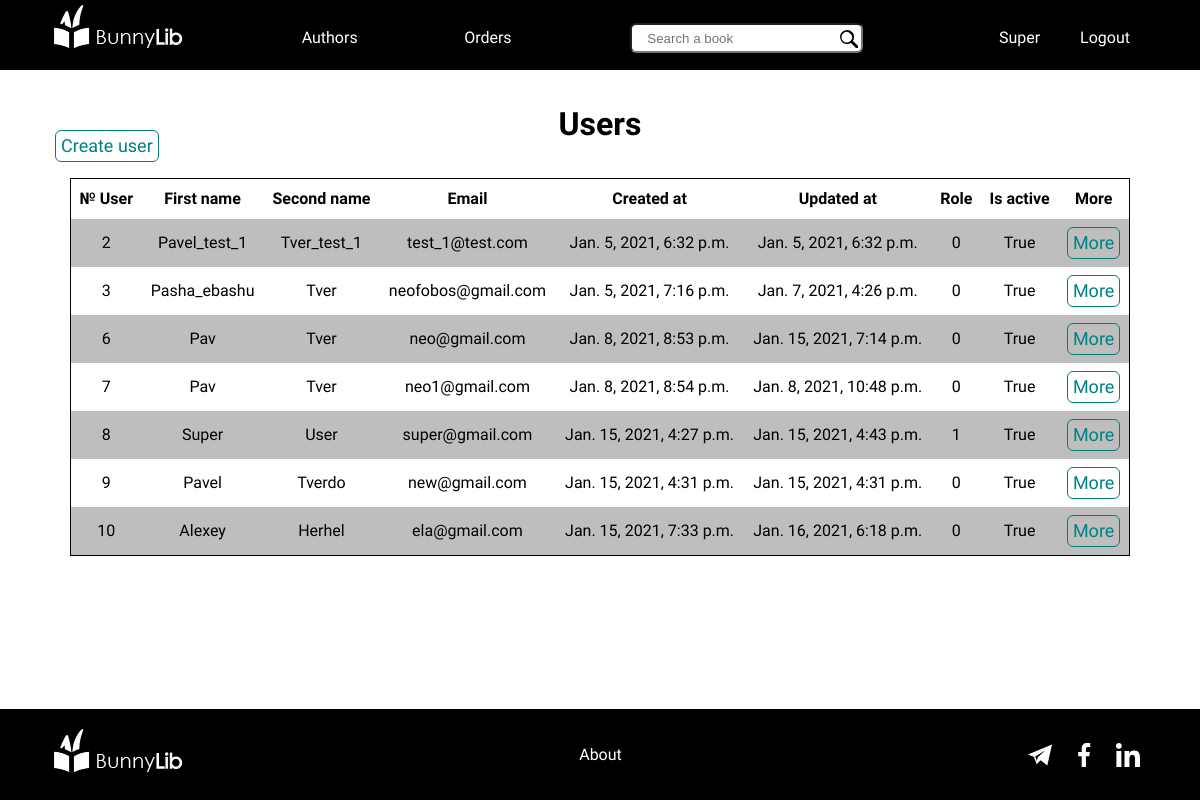
Page /users/all/ (signed in) on the earlier database version.
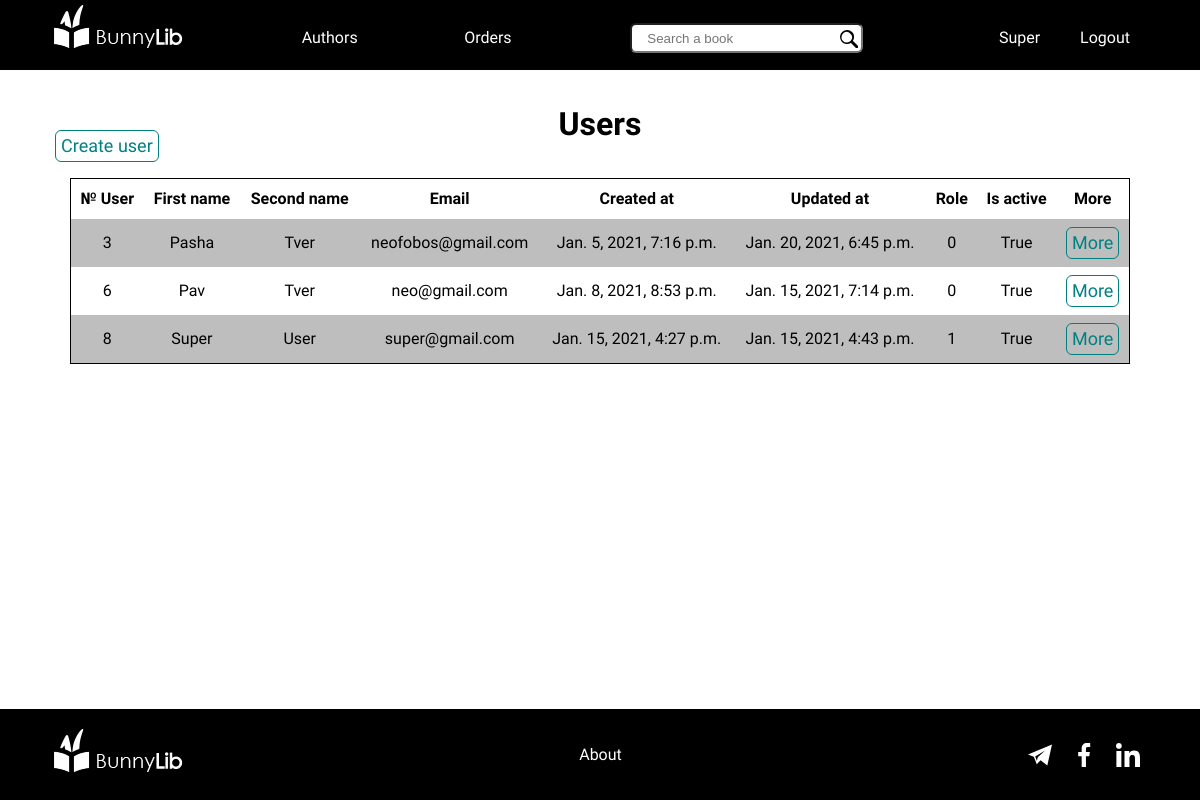
Same page on the later database version.
### authentication/models.py (models this page shows, shortened)
class CustomUser(AbstractBaseUser):
    first_name = models.CharField(blank=True, max_length=20)
    last_name = models.CharField(blank=True, max_length=20)
    email = models.EmailField(max_length=100, unique=True, validators=[validate_email])
    password = models.CharField(max_length=128, validators=[validate_password])
    updated_at = models.DateTimeField(auto_now=True)
    created_at = models.DateTimeField(auto_now_add=True, editable=False)
    role = models.IntegerField(default=0, choices=ROLE_CHOICES)
    is_active = models.BooleanField(default=False)
    photo = CloudinaryField('image', blank=True, null=True)
    REQUIRED_FIELDS = []
    USERNAME_FIELD = 'email'
    objects = CustomUserManager()
    @staticmethod
    def get_all():
        users = CustomUser.objects.all()
        return users
    def get_absolute_url(self):
        return reverse('user_by_id', kwargs={'id': self.id})

### authentication/decorators.py (the view)
    def wrapper_func(request, *args, **kwargs):
        if request.user.role:
            return view_func(request, *args, **kwargs)
        else:
            return redirect('books_main')

### authentication/views.py (called while the page is built)
@user_is_staff
def users_all(request):
    users = CustomUser.get_all()
    return render(request, 'users_all_.html', context={'users': users})

### authentication/templates/users_all_.html (shortened to what this page needs)
{% extends 'base_.html' %}
{% load static %}
{% block content %}
<link rel="stylesheet" type="text/css" href="{% static 'css/authentication/users_all.css' %}">
<div class="user__holder">
    <div class="moderate__buttons">
        <ul>
            <li><a href="{% url 'su_user_create' %}" class="btn btn-create">Create user</a></li>
        </ul>
    </div>
    <div class="users-title">
        <h1>Users</h1>
    </div>
    <div class="users__all">
        <div class="container">
            <div class="users__all-table">
                <table>
                    <tr>
                        <th>№ User</th>
                        <th>First name</th>
                        <th>Second name</th>
                        <th>Email</th>
                        <th>Created at</th>
                        <th>Updated at</th>
                        <th>Role</th>
                        <th>Is active</th>
                        <th>More</th>
                    </tr>
                    {% for user in users %}
                    <tr>
                        <td>{{ user.id }}</td>
                        <td>{{ user.first_name }}</td>
                        <td>{{ user.last_name }}</td>
                        <td>{{ user.email }}</td>
                        <td>{{ user.created_at }}</td>
                        <td>{{ user.updated_at }}</td>
                        <td>{{ user.role }}</td>
                        <td>{{ user.is_active }}</td>
                        <td><a href="{{ user.get_absolute_url }}" class="btn btn-more">More</a></td>
                    </tr>
                    {% endfor %}
                </table>
            </div>
        </div>
    </div>
</div>
{% endblock %}

### templates/base_.html (shortened to what this page needs)
{% load static %}
<!DOCTYPE html>
<html lang="en">
<head>
    <link rel="stylesheet" href="https://use.fontawesome.com/releases/v5.6.1/css/all.css">
    <link rel="stylesheet" href="https://necolas.github.io/normalize.css/latest/normalize.css">
</head>
<body>
    <header class="header">
        <div class="container">
           <div class="header__holder">
                <a class="header__logo" href="{% url 'books_main' %}">
                    <img src="{% static 'media/LOGO_bunnyLib.png' %}" alt="Library logo">
                </a>
                <nav class="navlist">
                    <ul>
                        <li><a class="header-links" href="{% url 'authors_all' %}">Authors</a></li>
                        {% if request.user.role %}
                        <li><a class="header-links" href="{% url 'orders_all' %}">Orders</a></li>
                        {% else %}
                        <li><a class="header-links" href="{% url 'orders_my' %}">Orders</a></li>
                        {% endif %}
                    </ul>
                </nav>
                <div class="header__search">
                    <form action="{% url 'books_main' %}">
                        <input type="text" placeholder="Search a book" name="search">
                        <button type="submit">
                            <svg viewBox="0 0 30.2 30.2">
                                <path d="M20.2 3.5a11.8 11.8 0 10-1.6 18c0 .5.3 1 .7 1.3l6.7 6.7a2.5 2.5 0 103.5-3.5l-6.7-6.7c-.4-.4-.8-.6-1.3-.7 3.2-4.6 2.8-11-1.3-15.1zM18 18A8.8 8.8 0 115.6 5.6 8.8 8.8 0 0118 18z"/>
                              </svg>
                        </button>
                    </form>
                </div>
                <div class="login-block">
                    {% if request.user.is_authenticated %}
                    <a id="user-btn" class="login-block__button header-links" href="{% url 'my_user' %}">{{ request.user.first_name }}</a>
                    <a id="logout-btn" class="login-block__button header-links" href="{% url 'custom_logout' %}">Logout</a>
                    {% else %}
                    <a id="login-btn" class="login-block__button header-links" href="{% url 'custom_login' %}">Sign In</a>
                    <a id="register-btn" class="login-block__button header-links" href="{% url 'custom_registration' %}">Sign Up</a>
                    {% endif %}
                </div>
           </div>
        </div>
    </header>
    <main class="content">
        <div class="container">
            {% block content %}{% endblock %}
        </div>
     </main>
    <footer class="footer">
        <div class="container">
            <div class="footer__content">
                <div class="footer__content-logo">
                    <img src="{% static 'media/LOGO_bunnyLib.png' %}" alt="Library logo">
                </div>
                <div class="footer__content-about">
                    <a href="{% url 'about_page' %}">About</a>
                </div>
                <div class="footer__content-socials">
                    <ul>
                        <li>
                            <a href="https://t.me/ecrtmn" class="telegram"><svg viewBox="0 -31 512 512"><path d="m123.195312 260.738281 63.679688 159.1875 82.902344-82.902343 142.140625 112.976562 100.082031-450-512 213.265625zm242.5-131.628906-156.714843 142.941406-19.519531 73.566407-36.058594-90.164063zm0 0"/></svg></a>
                        </li>
                        <li>
                            <a href="https://www.facebook.com/profile.php?id=100017204800457" class="facebook"><svg id="Bold" enable-background="new 0 0 24 24" height="512" viewBox="0 0 24 24" width="512"><path d="m15.997 3.985h2.191v-3.816c-.378-.052-1.678-.169-3.192-.169-3.159 0-5.323 1.987-5.323 5.639v3.361h-3.486v4.266h3.486v10.734h4.274v-10.733h3.345l.531-4.266h-3.877v-2.939c.001-1.233.333-2.077 2.051-2.077z"/></svg></a>
                        </li>
                        <li>
                            <a href="https://www.linkedin.com/in/pavel-tverdokhleb-121824179/" class="linkedin"></a>
                        </li>
                    </ul>
                </div>
            </div>
        </div>
    </footer>
</body>
</html>

### static/css/authentication/users_all.css (style rules this page uses)
.container { width: 100%; max-width: 1140px; padding: 0 20px; margin: 0 auto; }
.user__holder { position: relative; }
.moderate__buttons { position: absolute; top: 30px; }
.moderate__buttons ul { display: flex; }
.moderate__buttons li { margin: 0 5px; }
.btn-create { padding: 5px; color: teal; transition: .3s; }
.btn-more { padding: 5px; color: teal; transition: .3s; }
.btn { display: inline-block; border-radius: 6px; border: 1px solid; font-size: 18px; line-height: 20px; text-decoration: none; text-align: center; }
.users-title { text-align: center; }
.users__all-table { margin-top: 30px; }
table { border: 1px, solid, black; text-align: center; border-collapse: collapse; width: 100%; }
th, td { padding: 8px; }
tr:nth-child(even) { background-color: rgb(190, 190, 190); }

### templates/base_.html (style rules this page uses)
*, *::before, *::after { margin: 0; padding: 0; box-sizing: border-box; list-style: none; outline: none; }
img { max-width: 100%; height: auto; }
body { display: flex; flex-direction: column; min-height: 100vh; scroll-behavior: smooth; text-rendering: optimizeSpeed; line-height: 1.5; font-family: 'Comfortaa'; }
.content { flex-grow: 1; padding: 30px 0 50px; }
.container { width: 100%; max-width: 1140px; padding: 0 20px; margin: 0 auto; }
.header { height: 70px; background-color: black; display: flex; align-content: space-around; }
.header__holder { margin-top: 20px; display: flex; justify-content: space-between; align-items: center; }
.header__logo { flex-shrink: 0; margin-top: -15px; }
.header-links { text-decoration: none; color: white; transition: .3s; }
.navlist { display: flex; width: 250px; }
.navlist ul { display: flex; width: 100%; justify-content: space-between; }
.navlist li { padding: 0 20px; }
.login-block { display: flex; align-items: center; }
.login-block a { padding: 0 20px; }
.header__search { position: relative; display: flex; align-items: center; width: 250px; }
.header__search button { position: absolute; width: 18px; height: 22px; margin-left: -23px; margin-top: 6px; background-color: transparent; border: 0; }
.header__holder input { width: 100%; height: 30px; padding: 0 37px 0 15px; border-radius: 6px; }
.footer { background-color: black; }
.footer__content { display: flex; width: 100%; justify-content: space-between; align-items: center; }
.footer__content-logo { margin: 20px 0; }
.footer__content-about a { text-decoration: none; color: white; transition: .3s; }
.footer__content-socials ul { display: flex; }
.footer__content-socials li { height: 24px; width: 24px; margin: 0 10px; }
.footer__content-socials svg { fill: white; height: 100%; width: 100%; transition: .3s; }

Differences in the rows shown:
removed CustomUser: id "2", first_name "Pavel_test_1", last_name "Tver_test_1", email "test_1@test.com", created_at "Jan. 5, 2021, 6:32 p.m.", updated_at "Jan. 5, 2021, 6:32 p.m.", role "0", is_active "True"
removed CustomUser: id "7", first_name "Pav", last_name "Tver", email "neo1@gmail.com", created_at "Jan. 8, 2021, 8:54 p.m.", updated_at "Jan. 8, 2021, 10:48 p.m.", role "0", is_active "True"
removed CustomUser: id "9", first_name "Pavel", last_name "Tverdo", email "new@gmail.com", created_at "Jan. 15, 2021, 4:31 p.m.", updated_at "Jan. 15, 2021, 4:31 p.m.", role "0", is_active "True"
removed CustomUser: id "10", first_name "Alexey", last_name "Herhel", email "ela@gmail.com", created_at "Jan. 15, 2021, 7:33 p.m.", updated_at "Jan. 16, 2021, 6:18 p.m.", role "0", is_active "True"
changed CustomUser "neofobos@gmail.com": first_name "Pasha_ebashu" → "Pasha"; updated_at "Jan. 7, 2021, 4:26 p.m." → "Jan. 20, 2021, 6:45 p.m."
